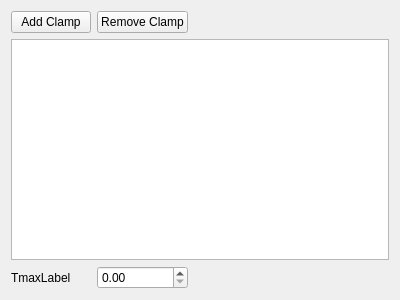
<?xml version="1.0" encoding="UTF-8"?>
<ui version="4.0">
 <class>VoltageClampSetupWidget</class>
 <widget class="QWidget" name="VoltageClampSetupWidget">
  <property name="geometry">
   <rect>
    <x>0</x>
    <y>0</y>
    <width>400</width>
    <height>300</height>
   </rect>
  </property>
  <property name="windowTitle">
   <string>Form</string>
  </property>
  <layout class="QGridLayout" name="gridLayout">
   <item row="0" column="0">
    <widget class="QPushButton" name="addClamp">
     <property name="text">
      <string>Add Clamp</string>
     </property>
    </widget>
   </item>
   <item row="0" column="1">
    <widget class="QPushButton" name="removeClamp">
     <property name="text">
      <string>Remove Clamp</string>
     </property>
    </widget>
   </item>
   <item row="0" column="2">
    <spacer name="horizontalSpacer">
     <property name="orientation">
      <enum>Qt::Horizontal</enum>
     </property>
     <property name="sizeHint" stdset="0">
      <size>
       <width>40</width>
       <height>20</height>
      </size>
     </property>
    </spacer>
   </item>
   <item row="1" column="0" colspan="3">
    <widget class="QTableView" name="voltageClampView"/>
   </item>
   <item row="2" column="0">
    <widget class="QLabel" name="tMaxLabel">
     <property name="text">
      <string>TmaxLabel</string>
     </property>
    </widget>
   </item>
   <item row="2" column="1">
    <widget class="QDoubleSpinBox" name="tMaxSpinBox"/>
   </item>
   <item row="2" column="2">
    <spacer name="horizontalSpacer_2">
     <property name="orientation">
      <enum>Qt::Horizontal</enum>
     </property>
     <property name="sizeHint" stdset="0">
      <size>
       <width>40</width>
       <height>20</height>
      </size>
     </property>
    </spacer>
   </item>
  </layout>
 </widget>
 <resources/>
 <connections/>
</ui>
